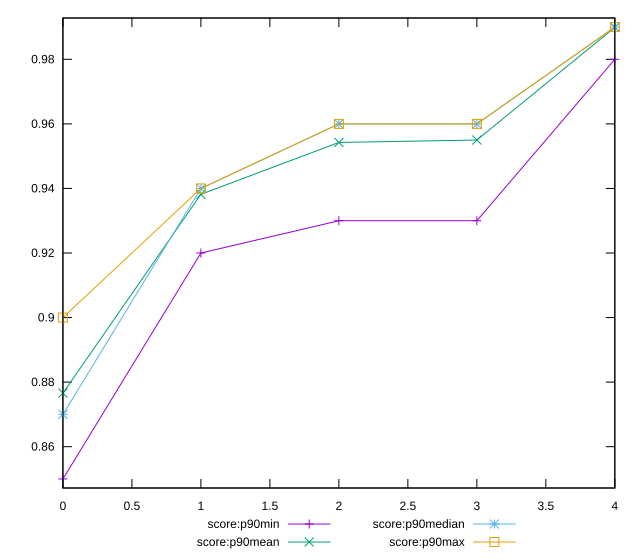

Recreate this plot in gnuplot.
reset

$scoreP90Min <<EOF
0 0.85
1 0.92
2 0.93
3 0.93
4 0.98
EOF

$scoreP90Mean <<EOF
0 0.8765957446808513
1 0.9381914893617012
2 0.9542553191489348
3 0.9549999999999988
4 0.9898936170212755
EOF

$scoreP90Median <<EOF
0 0.87
1 0.94
2 0.96
3 0.96
4 0.99
EOF

$scoreP90Max <<EOF
0 0.9
1 0.94
2 0.96
3 0.96
4 0.99
EOF

set key outside below
set xrange [0:4]
set yrange [0.8472:0.9928]
set trange [0.8472:0.9928]
set terminal svg size 640, 560 enhanced background rgb 'white'
set output "report_00017_2021-02-10T15-08-03.406Z/first-contentful-paint/progression/score.svg"

plot $scoreP90Min title "score:p90min" with linespoints, \
     $scoreP90Mean title "score:p90mean" with linespoints, \
     $scoreP90Median title "score:p90median" with linespoints, \
     $scoreP90Max title "score:p90max" with linespoints

reset
